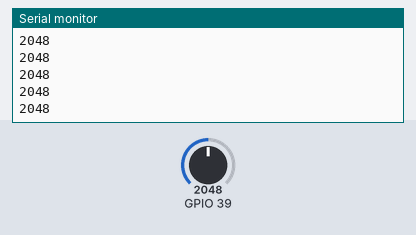
The sketch below on a simulated ESP32. On the bench: the last lines printed to the serial monitor. Inputs (shaded band) come from the test bench; at power-on: GPIO 39 = 2048. Nothing arrives over Bluetooth unless stated; a phone connects over Bluetooth LE 3 s after start.

Above: at 1.2 s.
1.3 s: GPIO 39 set to 2866
At 2.1 s:
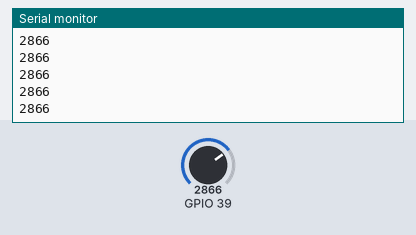
4.3 s: GPIO 39 set to 3603
At 5.4 s:
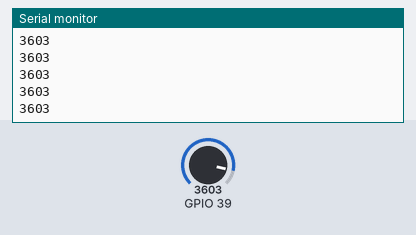
Timing chart, 0 to 7.3 s (numbered marks = the images above; inputs shaded):
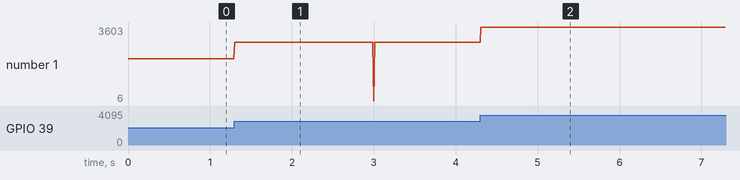

The sketch:

emg_ble_server.ino
```cpp
#include <BLEDevice.h>
#include <BLEServer.h>
#include <BLE2902.h>

#define SERVICE_UUID        "19B10000-E8F2-537E-4F6C-D104768A1214"
#define CHARACTERISTIC_UUID "19B10001-E8F2-537E-4F6C-D104768A1214"

BLECharacteristic *pCharacteristic;
bool deviceConnected = false;

class MyServerCallbacks : public BLEServerCallbacks {
    void onConnect(BLEServer *pServer) {
        deviceConnected = true;
        Serial.println("Client connected");
    }
    void onDisconnect(BLEServer *pServer) {
        deviceConnected = false;
        Serial.println("Client disconnected, restarting advertising...");
        pServer->startAdvertising();
    }
};

void setup() {
    Serial.begin(115200);
    Serial.println("Starting BLE...");

    BLEDevice::init("EMG-Sensor-1");
    BLEServer *pServer = BLEDevice::createServer();
    pServer->setCallbacks(new MyServerCallbacks());

    BLEService *pService = pServer->createService(SERVICE_UUID);
    pCharacteristic = pService->createCharacteristic(
        CHARACTERISTIC_UUID,
        BLECharacteristic::PROPERTY_READ | BLECharacteristic::PROPERTY_NOTIFY
    );
    pCharacteristic->addDescriptor(new BLE2902());

    pService->start();

    BLEAdvertising *pAdvertising = BLEDevice::getAdvertising();
    pAdvertising->addServiceUUID(SERVICE_UUID);
    pAdvertising->setScanResponse(true);
    pAdvertising->start();

    Serial.println("BLE advertising, name: EMG-Sensor");
}

void loop() {
    int value = analogRead(A3);

    if (deviceConnected) {
        uint16_t val16 = (uint16_t)value;
        pCharacteristic->setValue((uint8_t *)&val16, 2);
        pCharacteristic->notify();
    }

    Serial.println(value);
    delay(10);
}
```

Measured:
- after the input at 1.3 s, the serial monitor: prints a new line at once (image 1)
- after the input at 4.3 s, the serial monitor: prints a new line at once (image 2)
- plotted number 1: 2048 → 2866 after the input at 1.3 s, 2866 → 3603 after the input at 4.3 s
